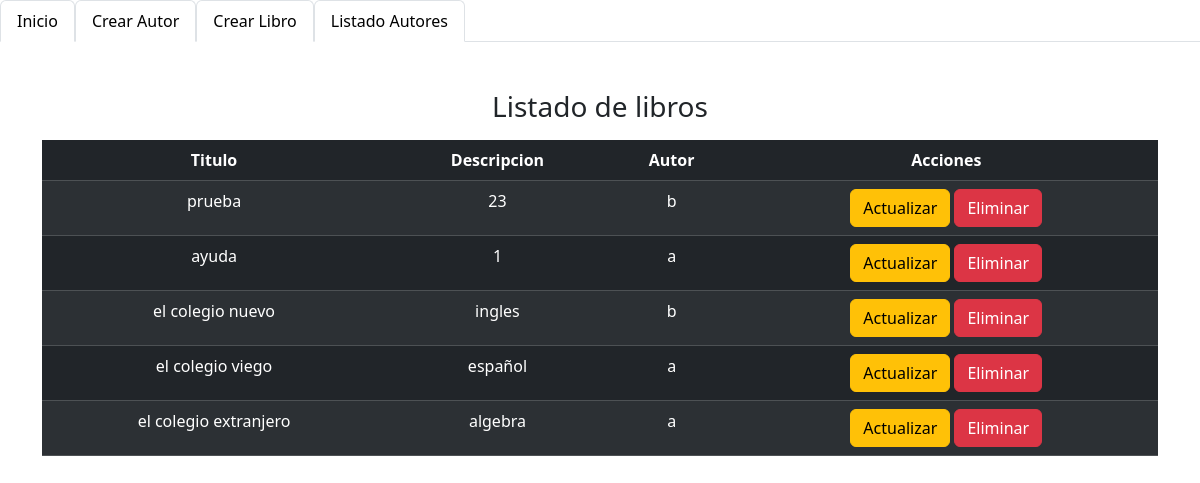
The page / on the database its author committed.
### biblioteca/models.py (models this page shows, shortened)
class libro(models.Model):
    titulo = models.CharField(max_length=200)
    descripcion = models.TextField()
    autor= models.ForeignKey(autor, on_delete=models.CASCADE)

class autor(models.Model):
    nombre = models.CharField(max_length=100)
    lugar_nacimiento = models.CharField(max_length=100)
    fecha_nacimiento = models.DateTimeField()
    def __str__(self):
        return self.nombre

### biblioteca/views.py (the view)
# urls.py: path('',views.listarLibros, name='listarLibros'),
def listarLibros(request):
    libros = libro.objects.all()
    return render(request, 'listarLibros.html', {'libros':libros})

### biblioteca/templates/listarLibros.html
{% extends "base.html" %}
{% block content %}
<div class="container cols-8 mt-5">
    <div class="justify-content-center text-center">
        <h3>Listado de libros</h3>
        <div class="mt-3">
            <table class="table table-dark table-striped">
                <thead>
                    <tr>
                        <th>Titulo</th>
                        <th>Descripcion</th>
                        <th>Autor</th>
                        <th>Acciones</th>
                    </tr>
                </thead>
                <tbody>
                    {% for libro in libros  %}
                        <tr>
                            <td>{{libro.titulo}}</td>
                            <td>{{libro.descripcion}}</td>
                            <td>{{libro.autor}}</td>
                            <td>
                                <a href="{% url 'editarLibro' libro.pk%}" class="btn btn-warning">Actualizar</a>
                                <a href="{% url 'eliminarLibro' libro.pk%}" class="btn btn-danger">Eliminar</a>
                            </td>
                        </tr>
                    {% endfor %}
                </tbody>
            </table>
        </div>
    </div>
</div>
{% endblock %}

### templates/base.html (shortened to what this page needs)
<!doctype html>
<html lang="en" data-bs-theme="light">
    <head>
        <link
            href="https://cdn.jsdelivr.net/npm/bootstrap@5.3.8/dist/css/bootstrap.min.css"
            rel="stylesheet"
        />
    </head>
    <body>
        <header>
            <ul
                class="nav nav-tabs"
                id="navId"
                role="tablist"
            >
                <li class="nav-item">
                    <a
                        href="{% url 'listarLibros' %}"
                        class="nav-link active"
                        aria-current="page"
                        >Inicio</a
                    >
                </li>
                <li class="nav-item">
                    <a
                        href="{% url 'crearAutor' %}"
                        class="nav-link active"
                        aria-current="page"
                        >Crear Autor</a
                    >
                </li>
                <li class="nav-item">
                    <a href="{% url 'crearLibro' %}"
                        class="nav-link active"
                        aria-current="page">
                        Crear Libro</a
                    >
                </li>
                <li class="nav-item">
                    <a
                    class="nav-link active"
                    aria-current="page"
                    href="{% url 'listarAutores'  %}">
                    Listado Autores</a
                    >
                </li>
            </ul>
        </header>
        {% block content %}
        {% endblock content %}
    </body>
</html>

### rows shown on the page
libro: titulo "prueba", descripcion "23", autor "b"
libro: titulo "ayuda", descripcion "1", autor "a"
libro: titulo "el colegio nuevo", descripcion "ingles", autor "b"
libro: titulo "el colegio viego", descripcion "español", autor "a"
libro: titulo "el colegio extranjero", descripcion "algebra", autor "a"
